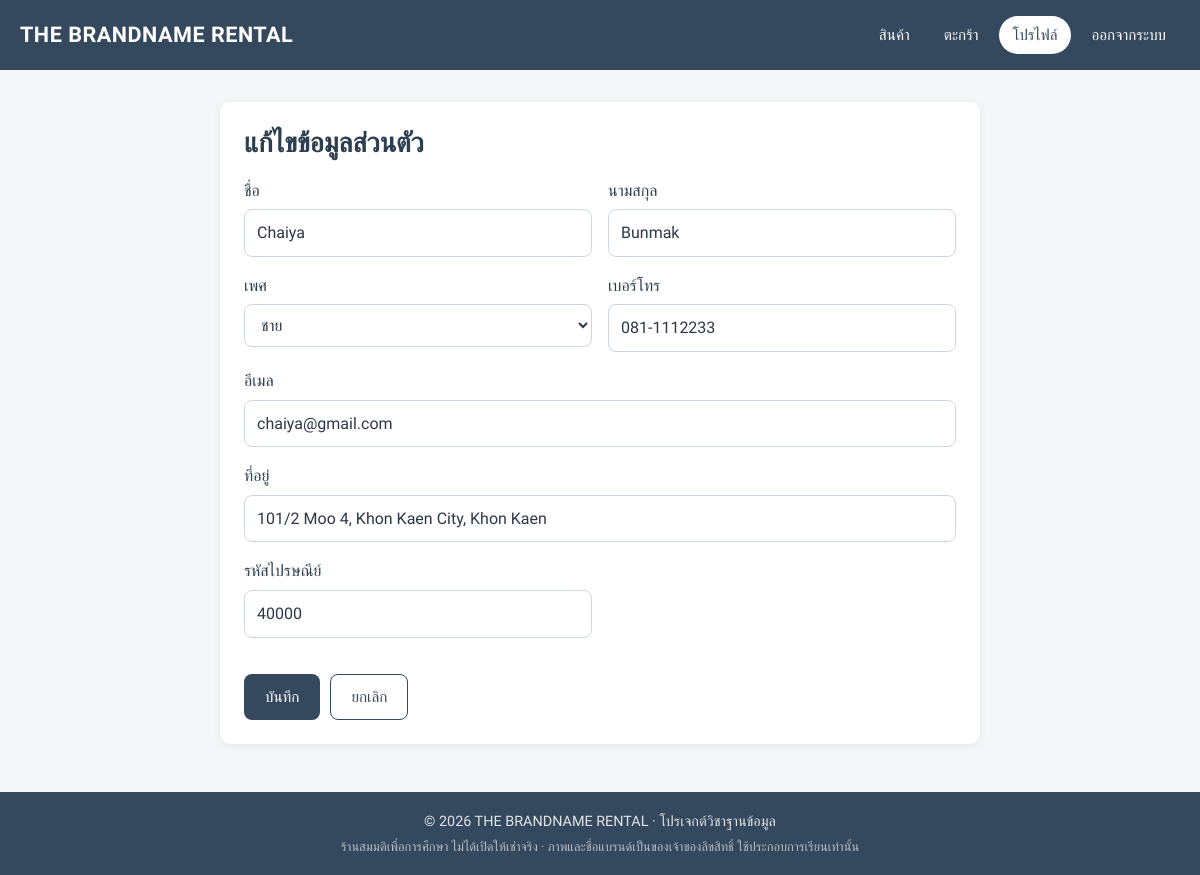
The page /project/edit_profile.php (signed in) on the database its author committed.
### tables this page shows
CREATE TABLE customers (
    customers_id        VARCHAR(50)  PRIMARY KEY,
    customers_firstname VARCHAR(50),
    customers_lastname  VARCHAR(50),
    gender              VARCHAR(50),
    customers_member    VARCHAR(10)  NOT NULL DEFAULT 'no',    
    member_until        DATE         NULL,                     
    phonenumber         VARCHAR(15),
    email               VARCHAR(100) NOT NULL UNIQUE,
    address             VARCHAR(200),
    postal_code         VARCHAR(10),
    password            VARCHAR(255) NOT NULL
);

### project/includes/helpers.php (called while the page is built, shortened)
<?php
function e($value): string
{
    return htmlspecialchars((string) ($value ?? ''), ENT_QUOTES, 'UTF-8');
}
function require_customer(): string
{
    return $_SESSION['customers_id'];
}
function current_customer(mysqli $conn): array
{
    $customer = find_customer($conn, require_customer());
    return $customer;
}
function find_customer(mysqli $conn, string $customer_id): ?array
{
    $stmt = $conn->prepare('SELECT * FROM customers WHERE customers_id = ?');
    $stmt->bind_param('s', $customer_id);
    $stmt->execute();
    $row = $stmt->get_result()->fetch_assoc();
    return $row ?: null;
}

### project/includes/demo.php (called while the page is built, shortened)
<?php
function demo_mode(): bool
{
    global $config;
    return !empty($config['demo_mode']);
}
function is_seed_account(string $customer_id): bool
{
    return demo_mode() && preg_match('/^C0(0[1-9]|10)$/', $customer_id) === 1;
}

### project/edit_profile.php (the view, shortened to what this page needs)
<?php
require_once 'includes/db.php';
$current = current_customer($conn);
$customer_id = $current['customers_id'];
$genders = ['Male' => 'ชาย', 'Female' => 'หญิง', 'Other' => 'อื่น ๆ'];
$email_locked = is_seed_account($customer_id);
$user = find_customer($conn, $customer_id);
$value = fn(string $field, string $column) => e($_SERVER['REQUEST_METHOD'] === 'POST' ? input($field) : $user[$column]);
$current_gender = $_SERVER['REQUEST_METHOD'] === 'POST' ? input('gender') : $user['gender'];
?>
<div class="card page-narrow">
    <h1>แก้ไขข้อมูลส่วนตัว</h1>
    <form action="edit_profile.php" method="POST" class="form-grid two-cols">
        <div class="field">
            <label for="firstname">ชื่อ</label>
            <input type="text" id="firstname" name="firstname" maxlength="50" value="<?php echo $value('firstname', 'customers_firstname'); ?>" required>
        </div>
        <div class="field">
            <label for="lastname">นามสกุล</label>
            <input type="text" id="lastname" name="lastname" maxlength="50" value="<?php echo $value('lastname', 'customers_lastname'); ?>" required>
        </div>
        <div class="field">
            <label for="gender">เพศ</label>
            <select id="gender" name="gender" required>
                <?php foreach ($genders as $key => $label): ?>
                    <option value="<?php echo $key; ?>" <?php echo $current_gender === $key ? 'selected' : ''; ?>><?php echo $label; ?></option>
                <?php endforeach; ?>
            </select>
        </div>
        <div class="field">
            <label for="phonenumber">เบอร์โทร</label>
            <input type="text" id="phonenumber" name="phonenumber" maxlength="15" value="<?php echo $value('phonenumber', 'phonenumber'); ?>" required>
        </div>
        <div class="field full">
            <label for="email">อีเมล</label>
            <?php if ($email_locked): ?>
                <input type="email" id="email" value="<?php echo e($user['email']); ?>" readonly>
                <div class="hint">บัญชีทดลองในโหมดเดโมเปลี่ยนอีเมลไม่ได้</div>
            <?php else: ?>
                <input type="email" id="email" name="email" maxlength="100" value="<?php echo $value('email', 'email'); ?>" required>
            <?php endif; ?>
        </div>
        <div class="field full">
            <label for="address">ที่อยู่</label>
            <input type="text" id="address" name="address" maxlength="200" value="<?php echo $value('address', 'address'); ?>" required>
        </div>
        <div class="field">
            <label for="postal_code">รหัสไปรษณีย์</label>
            <input type="text" id="postal_code" name="postal_code" inputmode="numeric" pattern="[0-9]{5}" maxlength="5" value="<?php echo $value('postal_code', 'postal_code'); ?>" required>
        </div>
        <div class="full actions">
            <button type="submit" class="btn">บันทึก</button>
            <a href="profile.php" class="btn btn-outline">ยกเลิก</a>
        </div>
    </form>
</div>

### project/assets/css/style.css (style rules this page uses)
:root { --primary: #34495e; --primary-dark: #2c3e50; --primary-soft: #eaeef2; --success: #27ae60; --success-soft: #e8f6ee; --danger: #e74c3c; --danger-soft: #fdecea; --warning: #e67e22; --text: #2d3748; --muted: #6b7785; --border: #e2e6ea; --bg: #f4f6f8; --card: #ffffff; --radius: 10px; --shadow: 0 2px 10px rgba(0, 0, 0, 0.06); --font: 'Prompt', 'Segoe UI', Tahoma, sans-serif; }
* { box-sizing: border-box; }
body { margin: 0; font-family: var(--font); color: var(--text); background: var(--bg); line-height: 1.6; display: flex; flex-direction: column; min-height: 100vh; }
a { color: var(--primary); }
h1, h2, h3 { color: var(--primary-dark); line-height: 1.3; margin: 0 0 16px; }
h1 { font-size: 1.7rem; }
.page-narrow { max-width: 760px; margin-inline: auto; }
.card { background: var(--card); border-radius: var(--radius); box-shadow: var(--shadow); padding: 24px; }
.card > :last-child { margin-bottom: 0; }
.btn { display: inline-flex; align-items: center; justify-content: center; gap: 6px; padding: 10px 20px; border-radius: 8px; border: 1px solid transparent; font: inherit; font-size: 0.95rem; font-weight: 500; text-decoration: none; cursor: pointer; background: var(--primary); color: #fff; transition: background 0.2s, transform 0.1s; }
.btn-outline { background: transparent; color: var(--primary); border-color: var(--primary); }
.actions { display: flex; flex-wrap: wrap; gap: 10px; align-items: center; margin-top: 20px; }
.form-grid { display: grid; gap: 16px; }
.form-grid.two-cols { grid-template-columns: repeat(2, 1fr); }
.field label, .field-label { display: block; font-weight: 500; margin-bottom: 6px; color: var(--primary-dark); }
.field input, .field select, .field textarea { width: 100%; padding: 10px 12px; font: inherit; color: var(--text); border: 1px solid #cfd6dd; border-radius: 8px; background: #fff; }
.full { grid-column: 1 / -1; }

### rows shown on the page
customers: firstname "Chaiya", lastname "Bunmak", gender "ชาย", phonenumber "081-1112233", email "chaiya@gmail.com", address "101/2 Moo 4, Khon Kaen City, Khon Kaen", postal_code "40000"

### other values the page prints
SHOP_NAME "THE BRANDNAME RENTAL"
$item['label'] "สินค้า"
$item['label'] "ตะกร้า"
$item['label'] "โปรไฟล์"
$item['label'] "ออกจากระบบ"
